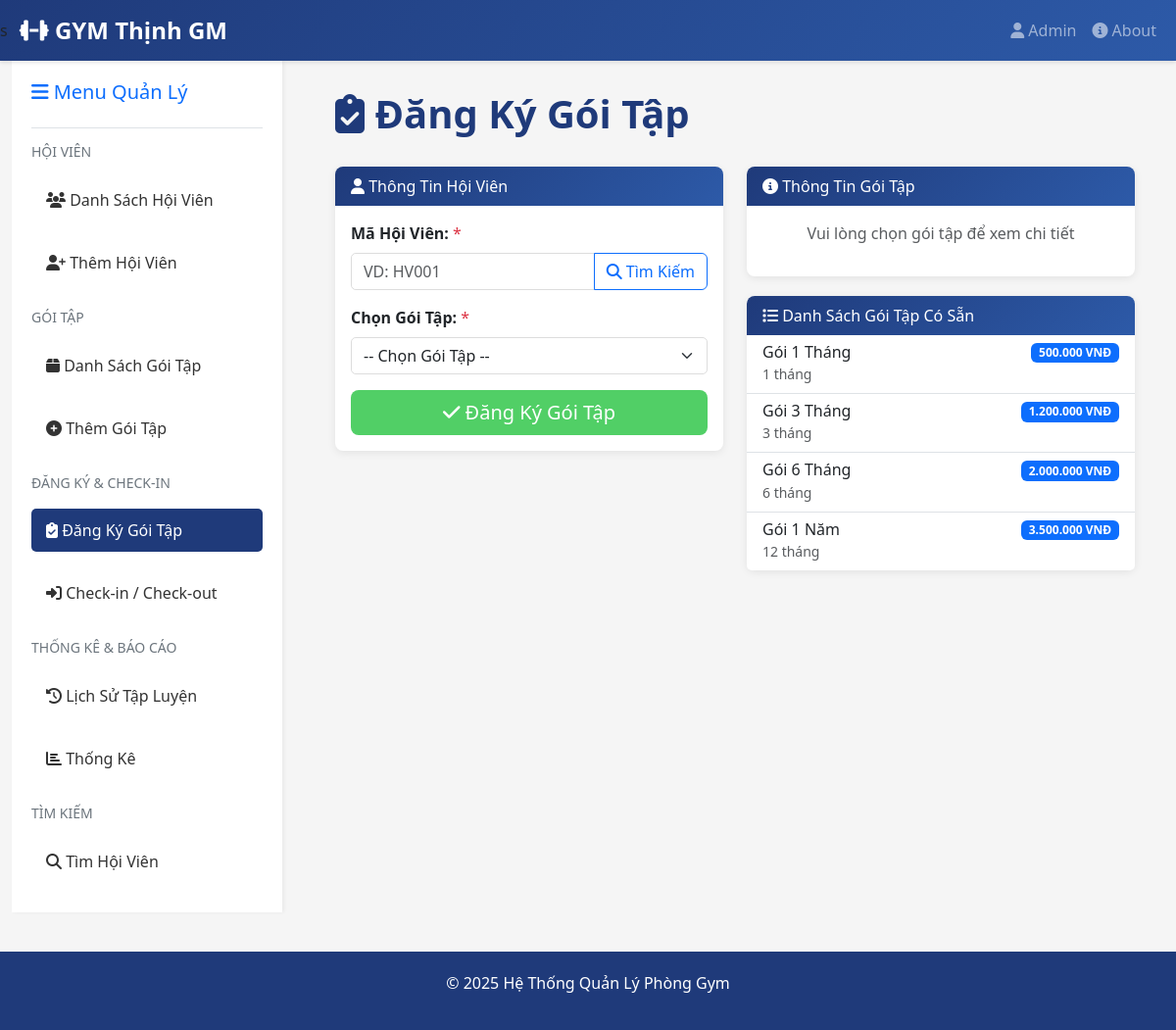
Screenshot of /register_package.php with the database file from the repository.
### tables this page shows
CREATE TABLE IF NOT EXISTS packages (
    id INT AUTO_INCREMENT PRIMARY KEY,
    code VARCHAR(20) UNIQUE NOT NULL,
    name VARCHAR(100) NOT NULL,
    duration INT NOT NULL COMMENT 'Thời hạn tính bằng tháng',
    price DECIMAL(10, 2) NOT NULL,
    description TEXT,
    status ENUM('active', 'inactive') DEFAULT 'active',
    created_at TIMESTAMP DEFAULT CURRENT_TIMESTAMP,
    updated_at TIMESTAMP DEFAULT CURRENT_TIMESTAMP ON UPDATE CURRENT_TIMESTAMP
);

### includes/functions.php (called while the page is built, shortened)
<?php
function formatCurrency($amount) {
    return number_format($amount, 0, '.', '.') . ' VNĐ';
}
function sanitize($input) {
    return htmlspecialchars(trim($input), ENT_QUOTES, 'UTF-8');
}
?>

### register_package.php (the view, shortened to what this page needs)
<?php
include 'views/header.php';
require 'config/database.php';
require 'includes/functions.php';
?>
<div class="container-fluid">
    <div class="row">
        <?php include 'views/sidebar.php'; ?>
        <div class="col-md-9">
            <div class="main-content">
                <div class="page-header">
                    <h1><i class="fas fa-clipboard-check"></i> Đăng Ký Gói Tập</h1>
                </div>
                <div class="row">
                    <div class="col-md-6">
                        <div class="card">
                            <div class="card-header">
                                <i class="fas fa-user"></i> Thông Tin Hội Viên
                            </div>
                            <div class="card-body">
                                <form method="POST" id="registerForm">
                                    <div class="mb-3">
                                        <label class="form-label"><strong>Mã Hội Viên:</strong> <span class="text-danger">*</span></label>
                                        <div class="input-group">
                                            <input type="text" class="form-control" name="member_code" id="memberCode" required
                                                   placeholder="VD: HV001" value="<?php echo sanitize($_POST['member_code'] ?? ''); ?>">
                                            <button class="btn btn-outline-primary" type="button" id="searchBtn">
                                                <i class="fas fa-search"></i> Tìm Kiếm
                                            </button>
                                        </div>
                                    </div>
                                    <div class="mb-3">
                                        <label class="form-label"><strong>Chọn Gói Tập:</strong> <span class="text-danger">*</span></label>
                                        <select class="form-select" name="package_id" id="packageSelect" required onchange="updatePackageInfo()">
                                            <option value="">-- Chọn Gói Tập --</option>
                                        </select>
                                    </div>
                                    <div class="d-grid gap-2">
                                        <button type="submit" class="btn btn-success btn-lg">
                                            <i class="fas fa-check"></i> Đăng Ký Gói Tập
                                        </button>
                                    </div>
                                </form>
                            </div>
                        </div>
                    </div>
                    <div class="col-md-6">
                        <div class="card">
                            <div class="card-header">
                                <i class="fas fa-info-circle"></i> Thông Tin Gói Tập
                            </div>
                            <div class="card-body" id="packageInfo">
                                <p class="text-muted text-center">Vui lòng chọn gói tập để xem chi tiết</p>
                            </div>
                        </div>
                        <div class="card mt-3">
                            <div class="card-header">
                                <i class="fas fa-list"></i> Danh Sách Gói Tập Có Sẵn
                            </div>
                            <div class="list-group list-group-flush">
                                <?php
                                $packages = $conn->query("SELECT * FROM packages WHERE status='active' ORDER BY duration");
                                while ($pkg = $packages->fetch_assoc()):
                                ?>
                                    <div class="list-group-item">
                                        <div class="d-flex justify-content-between align-items-start">
                                            <div>
                                                <h6 class="mb-0"><?php echo $pkg['name']; ?></h6>
                                                <small class="text-muted"><?php echo $pkg['duration']; ?> tháng</small>
                                            </div>
                                            <span class="badge bg-primary"><?php echo formatCurrency($pkg['price']); ?></span>
                                        </div>
                                    </div>
                                <?php endwhile; ?>
                            </div>
                        </div>
                    </div>
                </div>
            </div>
        </div>
    </div>
</div>
<div class="footer">
    <p>&copy; 2025 Hệ Thống Quản Lý Phòng Gym</p>
</div>
</body>
</html>

### views/header.php (style rules this page uses)
:root { --primary-color: #1f3a7a; --secondary-color: #ff6b6b; --success-color: #51cf66; --warning-color: #ffd43b; --danger-color: #ff6b6b; }
* { margin: 0; padding: 0; }
body { background-color: #f5f5f5; font-family: 'Segoe UI', Tahoma, Geneva, Verdana, sans-serif; }
.main-content { padding: 30px; background-color: #f5f5f5; }
.card { border: none; border-radius: 8px; box-shadow: 0 2px 8px rgba(0,0,0,0.08); margin-bottom: 20px; }
.card-header { background: linear-gradient(135deg, var(--primary-color) 0%, #2d5aa8 100%); color: white; border-radius: 8px 8px 0 0 !important; border: none; }
.btn-success { background-color: var(--success-color); border: none; }
.form-control, .form-select { border: 1px solid #ddd; border-radius: 5px; }
.page-header { margin-bottom: 30px; }
.page-header h1 { color: var(--primary-color); font-weight: bold; }
.footer { background-color: var(--primary-color); color: white; padding: 20px; text-align: center; margin-top: 40px; }

### rows the page displays
packages: name "Gói 1 Tháng", duration "1", price "500.000 VNĐ"
packages: name "Gói 3 Tháng", duration "3", price "1.200.000 VNĐ"
packages: name "Gói 6 Tháng", duration "6", price "2.000.000 VNĐ"
packages: name "Gói 1 Năm", duration "12", price "3.500.000 VNĐ"
